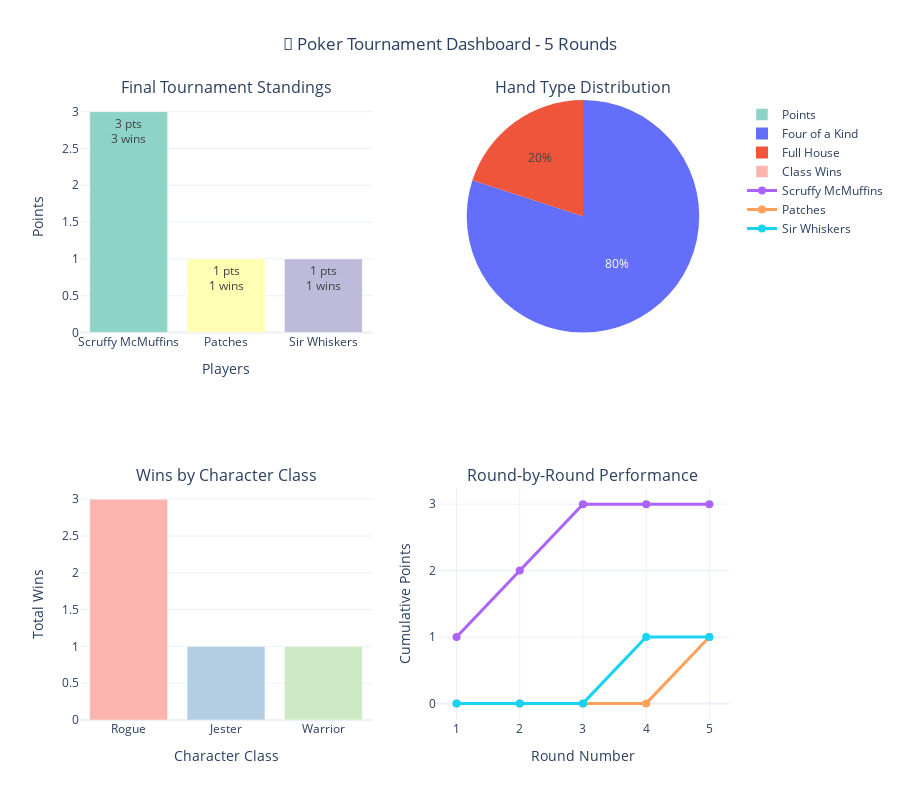

Notebook source saved alongside this figure:
### Code cell
# Run enhanced tournament with visualizations!

print("🎲 RUNNING ENHANCED TOURNAMENT WITH VISUALIZATIONS")
print("=" * 60)

# Run tournament with detailed tracking
tournament_data = run_tournament_with_stats(5)

print(f"\n📊 GENERATING INTERACTIVE DASHBOARDS...")
print("-" * 40)

# Create and display main dashboard
dashboard = create_tournament_dashboard(tournament_data)
dashboard.show()

print("✅ Main tournament dashboard displayed above!")

### Figure 1 — Plotly figure (JSON) as saved in the notebook; plotly's stock layout.template omitted (floating-point values rounded to 4 significant figures)
{"data": [{"marker": {"color": ["rgb(141,211,199)", "rgb(255,255,179)", "rgb(190,186,218)"]}, "name": "Points", "text": ["3 pts<br>3 wins", "1 pts<br>1 wins", "1 pts<br>1 wins"], "textposition": "auto", "type": "bar", "x": ["Scruffy McMuffins", "Patches", "Sir Whiskers"], "xaxis": "x", "y": [3, 1, 1], "yaxis": "y"}, {"domain": {"x": [0.55, 1], "y": [0.625, 1]}, "labels": ["Full House", "Four of a Kind"], "name": "Hand Types", "type": "pie", "values": [1, 4]}, {"marker": {"color": ["rgb(251,180,174)", "rgb(179,205,227)", "rgb(204,235,197)"]}, "name": "Class Wins", "type": "bar", "x": ["Rogue", "Jester", "Warrior"], "xaxis": "x2", "y": [3, 1, 1], "yaxis": "y2"}, {"line": {"width": 3}, "marker": {"size": 8}, "mode": "lines+markers", "name": "Scruffy McMuffins", "type": "scatter", "x": [1, 2, 3, 4, 5], "xaxis": "x3", "y": [1, 2, 3, 3, 3], "yaxis": "y3"}, {"line": {"width": 3}, "marker": {"size": 8}, "mode": "lines+markers", "name": "Patches", "type": "scatter", "x": [1, 2, 3, 4, 5], "xaxis": "x3", "y": [0, 0, 0, 0, 1], "yaxis": "y3"}, {"line": {"width": 3}, "marker": {"size": 8}, "mode": "lines+markers", "name": "Sir Whiskers", "type": "scatter", "x": [1, 2, 3, 4, 5], "xaxis": "x3", "y": [0, 0, 0, 1, 1], "yaxis": "y3"}], "layout": {"annotations": [{"font": {"size": 16}, "showarrow": false, "text": "Final Tournament Standings", "x": 0.225, "xanchor": "center", "xref": "paper", "y": 1, "yanchor": "bottom", "yref": "paper"}, {"font": {"size": 16}, "showarrow": false, "text": "Hand Type Distribution", "x": 0.775, "xanchor": "center", "xref": "paper", "y": 1, "yanchor": "bottom", "yref": "paper"}, {"font": {"size": 16}, "showarrow": false, "text": "Wins by Character Class", "x": 0.225, "xanchor": "center", "xref": "paper", "y": 0.375, "yanchor": "bottom", "yref": "paper"}, {"font": {"size": 16}, "showarrow": false, "text": "Round-by-Round Performance", "x": 0.775, "xanchor": "center", "xref": "paper", "y": 0.375, "yanchor": "bottom", "yref": "paper"}], "height": 800, "showlegend": true, "title": {"text": "🎲 Poker Tournament Dashboard - 5 Rounds", "x": 0.5}, "xaxis": {"anchor": "y", "domain": [0, 0.45], "title": {"text": "Players"}}, "xaxis2": {"anchor": "y2", "domain": [0, 0.45], "title": {"text": "Character Class"}}, "xaxis3": {"anchor": "y3", "domain": [0.55, 1], "title": {"text": "Round Number"}}, "yaxis": {"anchor": "x", "domain": [0.625, 1], "title": {"text": "Points"}}, "yaxis2": {"anchor": "x2", "domain": [0, 0.375], "title": {"text": "Total Wins"}}, "yaxis3": {"anchor": "x3", "domain": [0, 0.375], "title": {"text": "Cumulative Points"}}}}
